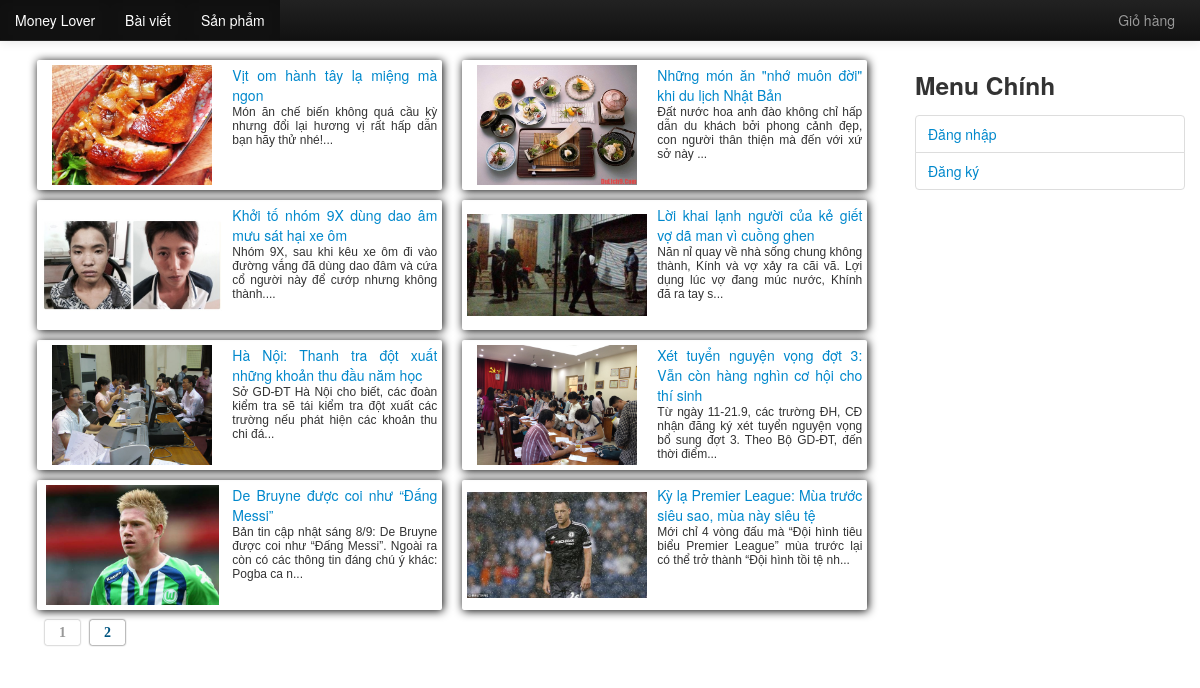
/index.php?c=post&m=allPost&page=1, run on the app's committed database.
### tables this page shows
CREATE TABLE `posts` (
  `id` int(11) NOT NULL,
  `title` text NOT NULL,
  `summary` text NOT NULL,
  `content-main` text NOT NULL,
  `image` text NOT NULL,
  `id_poster` int(11) NOT NULL
);

### includes/common.php (called while the page is built, shortened)
<?php
function render($file, $data) {
    extract($data);
    include ROOT . DS . 'views' . DS . $file;
}

### controllers/post.php (called while the page is built, shortened)
<?php
function post_allPost() {
    $data = array();
    $per = 8;
    $page = $_GET['page'];
    $maxpage = ceil(model('post')->getPage() / $per);
    $data['page'] = $page;
    $data['maxpage'] = $maxpage;
    $data['posts'] = model('post')->getPostWithPage($page, $per);
    $data['template_file'] = 'post/viewposts.php';
    render('layout.php', $data);
}

### index.php (called while the page is built, shortened)
<?php
require ROOT . DS . 'includes' . DS . 'common.php';
$controller = empty($_GET['c']) ? 'index' : strtolower($_GET['c']);
$method = empty($_GET['m']) ? 'index' : strtolower($_GET['m']);
$c_file = ROOT . DS . 'controllers' . DS . $controller . '.php';
$m_func = $controller . '_' . $method;
if (is_readable($c_file)) {
    call_user_func($m_func);
} else {
    die("Page not found !");
}

### includes/db.php (called while the page is built, shortened)
<?php
function db_get_all($sql) {
    $result = mysql_query($sql);
    $data = array();
    if ($result) {
        while ($row = mysql_fetch_assoc($result)) {
            $data[] = $row;
        }
    }
    return $data;
}

### models/post.php (called while the page is built, shortened)
<?php
class Post extends Model {
    public $table = "posts";
    public $primary_key = "id";
    public function getPostWithPage($page, $per) {
        $start = ($page - 1) * $per;
        $sql = "SELECT * FROM {$this->table} ORDER BY {$this->primary_key} DESC LIMIT $start, $per";
        return db_get_all($sql);
    }
}

### views/post/viewposts.php (the view)
<link href="styles/css/allpost.css" rel="stylesheet" type="text/css"/>
<div class='span12'>
    <?php
    foreach ($data['posts'] as $p):
        ?>
        <div class="post-item">
            <div class="img-post-item">
                <div class="format-img">
                    <img src="<?php echo IMAGE_POST . $p['image'] ?>" alt="post-image"/>
                </div>
            </div>
            <div class="right-post-list">
                <div class="title">
                    <a href="index.php?c=post&m=viewPost&id=<?php echo $p['id'] ?>"><span><?php echo $p['title'] ?></span></a>
                </div>
                <div class="summary">
                    <p><?php echo substr($p['summary'], 0, 150) . "..." ?></p>
                </div>
            </div>
        </div>
        <?php
    endforeach;
    ?>
</div>
<link href="styles/css/paging.css" rel="stylesheet" type="text/css"/>
<div id="paging">
    <ul>
        <?php
        $p = $data['page'];
        $m = $data['maxpage'];
        for ($i = 1; $i <= $m; $i++) {
            if ($i == $p) {
                ?>
                <li class="page focus"><b><?php echo $i ?></b></li>
                <?php
            } else {
                ?>
                <li class="page out"><a href="index.php?c=post&m=allPost&page=<?php echo $i ?>"><?php echo $i ?></a></li>
                    <?php
                }
            }
            ?>
    </ul>
</div>

### styles/css/styles.css (style rules this page uses)
body { overflow-y: scroll; }

### styles/css/allpost.css (style rules this page uses)
.post-item { width: 400px; height: 120px; float: left; margin: 5px 20px 5px 0; //border-bottom: 1px solid #000; padding: 5px 5px 5px 0; box-shadow: 1px 1px 10px #000; border-radius: 2px; }
.img-post-item { width: 180px; height: 120px; float: left; }
.img-post-item .format-img { position: relative; width: 180px; height: 120px; margin-left: 5px; }
.post-item .img-post-item img { max-width: 180px; max-height: 120px; position: absolute; top: 0; bottom: 0; left: 0; right: 0; margin: auto; }
.post-item .right-post-list { width: 205px; float: right; padding-left: 5px; }
.post-item .right-post-list .title { text-align: justify; }
.post-item .right-post-list .summary { text-align: justify; font: 400 12px/14px Arial, Helvetica, sans-serif; }

### styles/css/paging.css (style rules this page uses)
#paging ul, #paging li { list-style: none; float: left; display: block; }
li.page { width: 35px; height: 25px; text-align: center; vertical-align: middle; line-height: 25px; box-shadow: 0 0 2px #000; margin: 5px; border-radius: 2px; font: bold 14px/25px serif; }
li.page a { display: block; text-decoration: none; width: 35px; height: 25px; color: #005580; }
li.page.focus { opacity: 0.5; }

### data on the page
posts: image (picture), title "Vịt om hành tây lạ miệng mà ngon", summary "Món ăn chế biến không quá cầu kỳ nhưng đổi lại hương vị rất hấp dẫn bạn hãy thử nhé!"
posts: image (picture), title "Những món ăn \"nhớ muôn đời\" khi du lịch Nhật Bản", summary "Đất nước hoa anh đào không chỉ hấp dẫn du khách bởi phong cảnh đẹp, con người thân thiện mà đến với xứ sở này"
posts: image (picture), title "Khởi tố nhóm 9X dùng dao âm mưu sát hại xe ôm", summary "Nhóm 9X, sau khi kêu xe ôm đi vào đường vắng đã dùng dao đâm và cứa cổ người này để cướp nhưng không thành."
posts: image (picture), title "Lời khai lạnh người của kẻ giết vợ dã man vì cuồng ghen", summary "Năn nỉ quay về nhà sống chung không thành, Kính và vợ xảy ra cãi vã. Lợi dụng lúc vợ đang múc nước, Khính đã ra tay s"
posts: image (picture), title "Hà Nội: Thanh tra đột xuất những khoản thu đầu năm học", summary "Sở GD-ĐT Hà Nội cho biết, các đoàn kiểm tra sẽ tái kiểm tra đột xuất các trường nếu phát hiện các khoản thu chi đá"
posts: image (picture), title "Xét tuyển nguyện vọng đợt 3: Vẫn còn hàng nghìn cơ hội cho thí sinh", summary "Từ ngày 11-21.9, các trường ĐH, CĐ nhận đăng ký xét tuyển nguyện vọng bổ sung đợt 3. Theo Bộ GD-ĐT, đến thời điểm"
posts: image (picture), title "De Bruyne được coi như “Đấng Messi”", summary "Bản tin cập nhật sáng 8/9: De Bruyne được coi như “Đấng Messi”. Ngoài ra còn có các thông tin đáng chú ý khác: Pogba ca n"
posts: image (picture), title "Kỳ lạ Premier League: Mùa trước siêu sao, mùa này siêu tệ", summary "Mới chỉ 4 vòng đấu mà “Đội hình tiêu biểu Premier League” mùa trước lại có thể trở thành “Đội hình tồi tệ nh"
